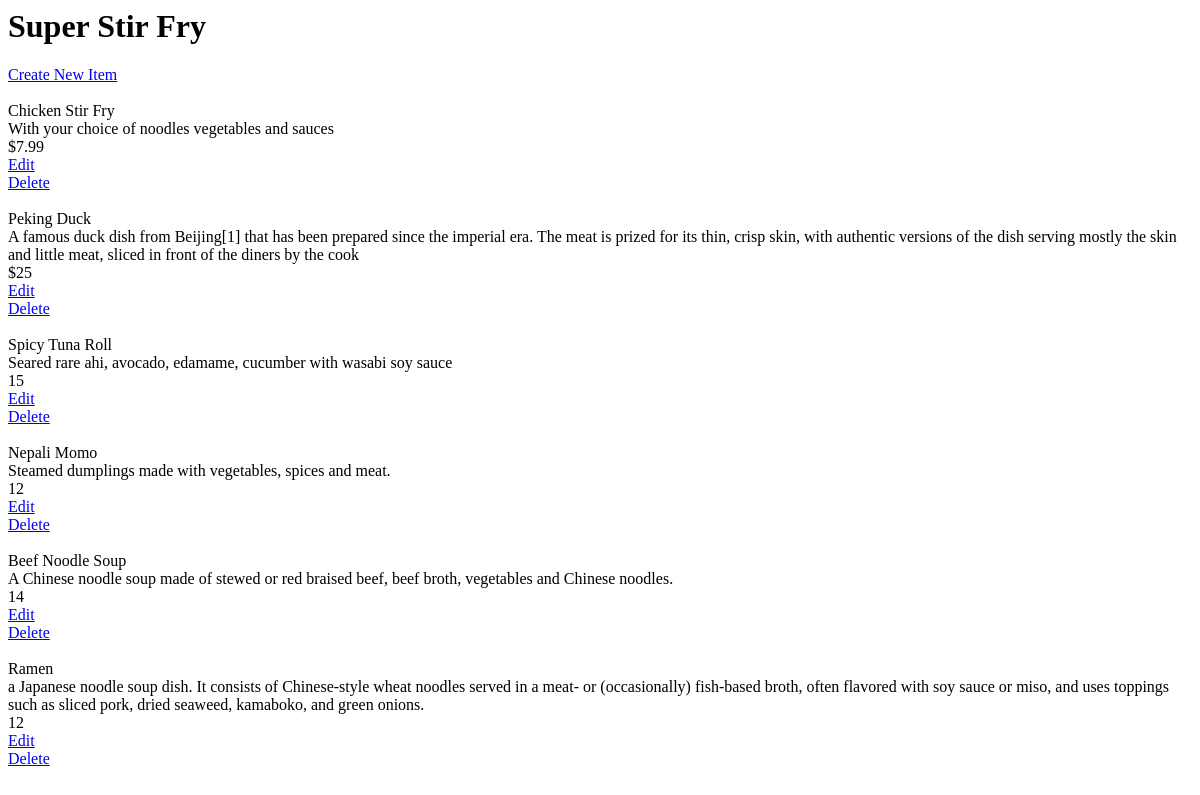
The app's page /restaurants/2/, older data.
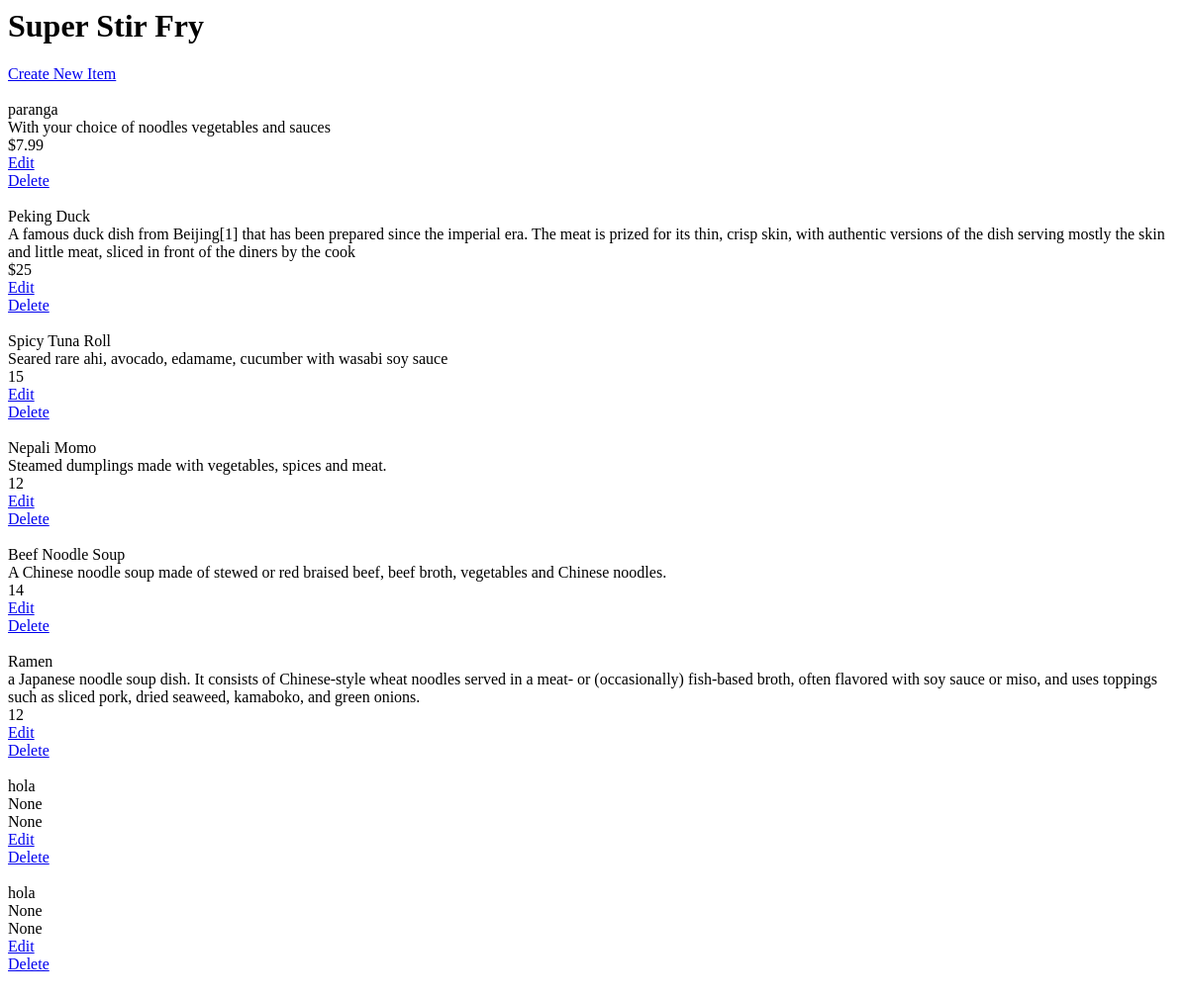
The same page, newer data.
### database_setup.py (models this page shows)
class Restaurant(Base):
    __tablename__ = 'restaurant'
    id = Column(Integer, primary_key = True)
    name = Column(String(80), nullable = False)

class MenuItem(Base):
    __tablename__ = 'menu_item'
    name = Column(String(80), nullable = False)
    id = Column(Integer, primary_key = True)
    description = Column(String(250))
    price = Column(String(8))
    course = Column(String(250))
    restaurant_id = Column(Integer, ForeignKey('restaurant.id'))
    restaurant = relationship(Restaurant)

### project.py (the view)
@app.route('/')
@app.route('/restaurants/<int:restaurant_id>/')
def restaurantMenu(restaurant_id):
    DBSession = sessionmaker(bind=engine)
    session = DBSession()
    restaurant = session.query(Restaurant).filter_by(id=restaurant_id).one()
    items = session.query(MenuItem).filter_by(restaurant_id=restaurant.id)
    return render_template('menu.html', restaurant=restaurant, items = items)

### templates/menu.html (shortened to what this page needs)
<html>
  <body>
    <h1>{{ restaurant.name }}</h1>
    <a href='{{ url_for('newMenuItem', restaurant_id = restaurant.id)  }}'>
    Create New Item
    </a>
    {% for i in items %}
    {{ i.name }}
    {{ i.description }}
    {{ i.price  }}
    <a href="{{ url_for('editMenuItem', restaurant_id = restaurant.id, menu_id = i.id) }}">Edit</a>
    <a href="{{ url_for('deleteMenuItem', restaurant_id = restaurant.id, menu_id = i.id) }}">Delete</a>
    {% endfor %}
    </body>
</html>

Row changes from the older to the newer data that the page shows:
changed MenuItem "With your choice of noodles vegetables and sauces": name "Chicken Stir Fry" → "paranga"
added MenuItem: name "hola", description "None", price "None"
added MenuItem: name "hola", description "None", price "None"
